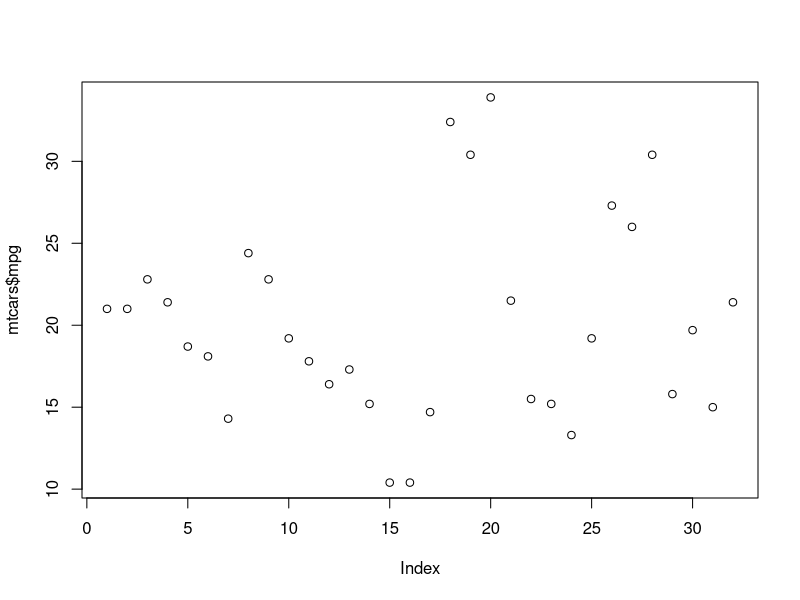
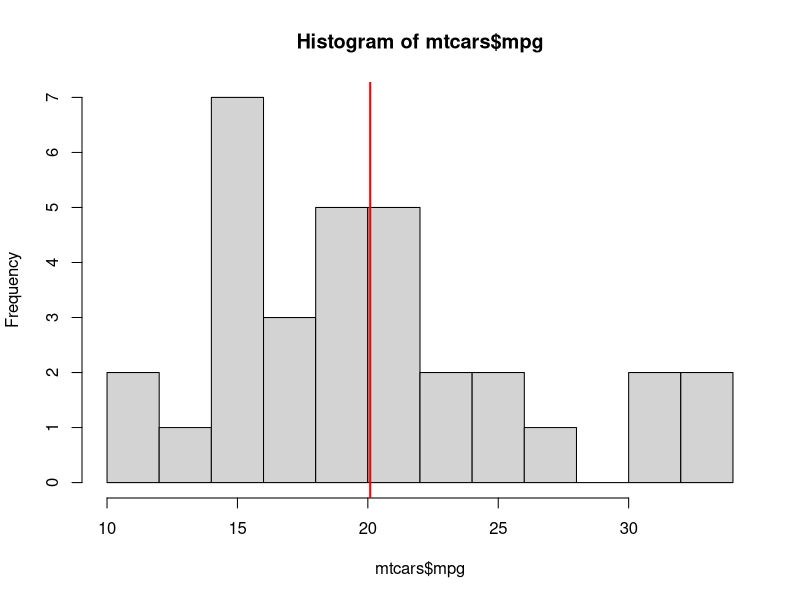
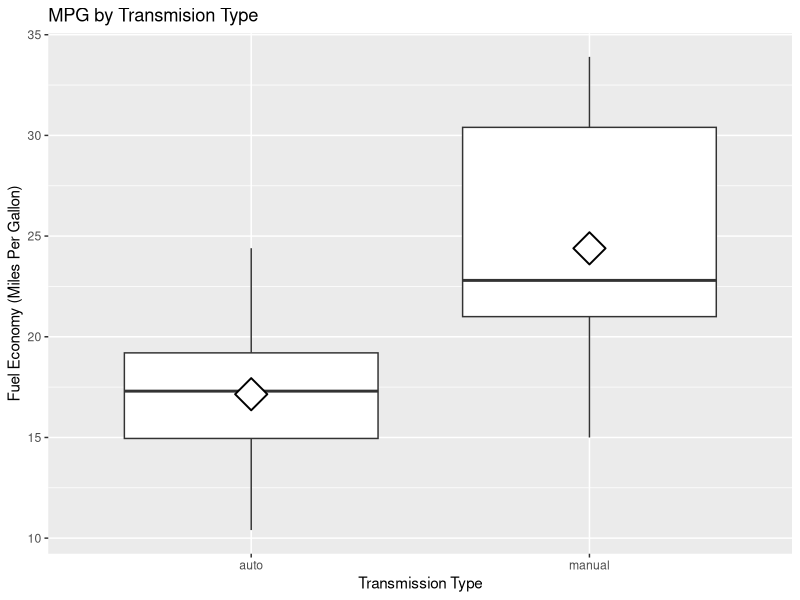
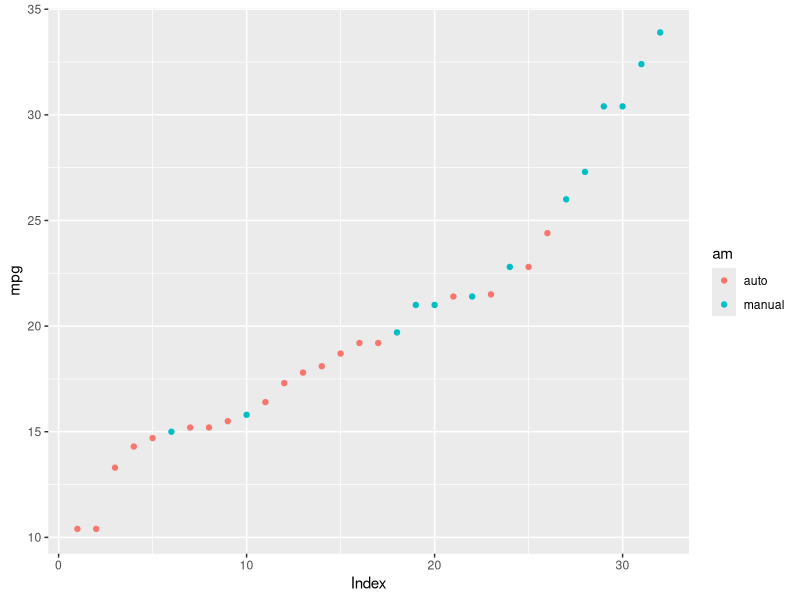
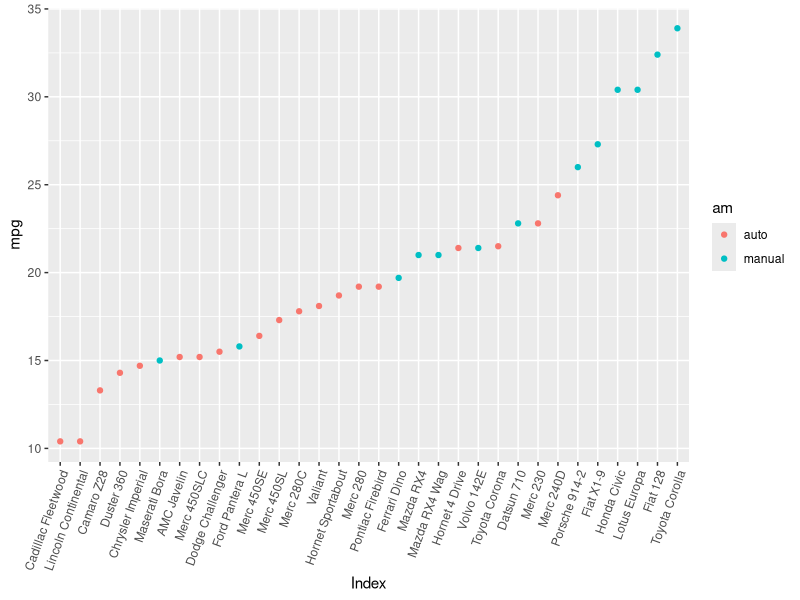
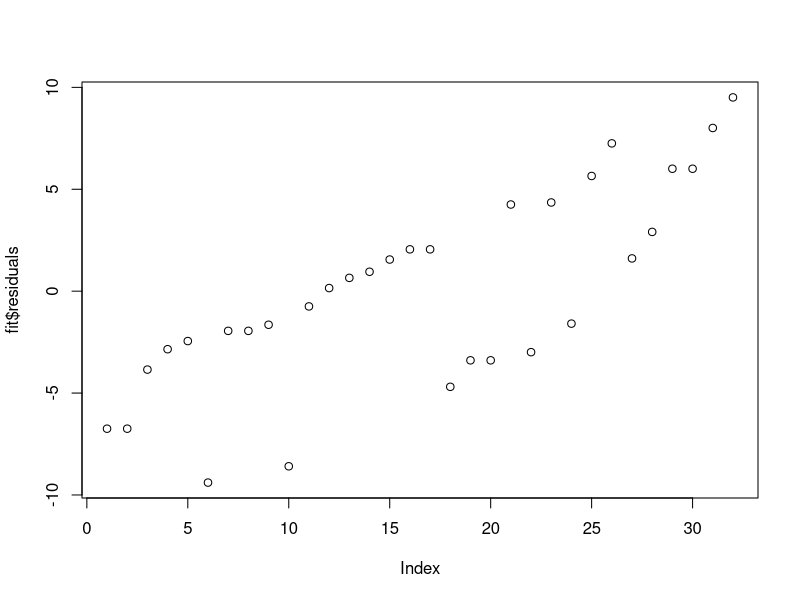
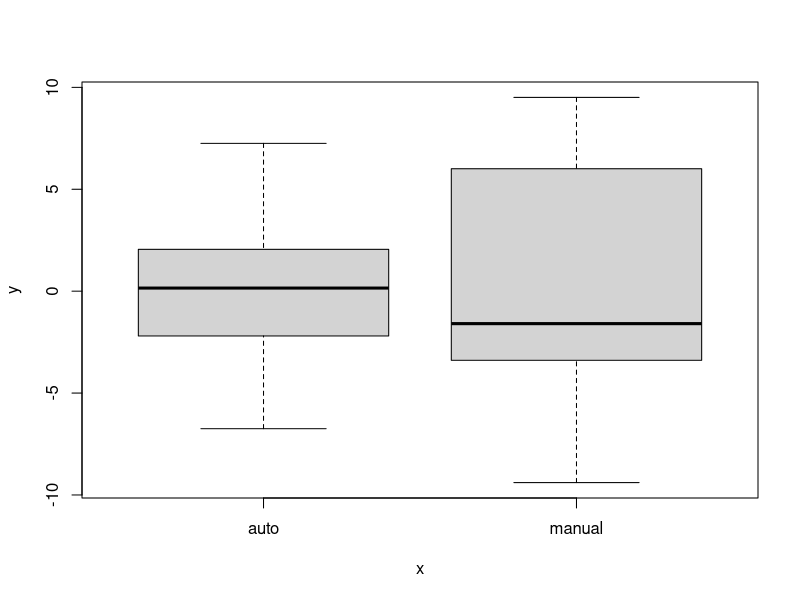
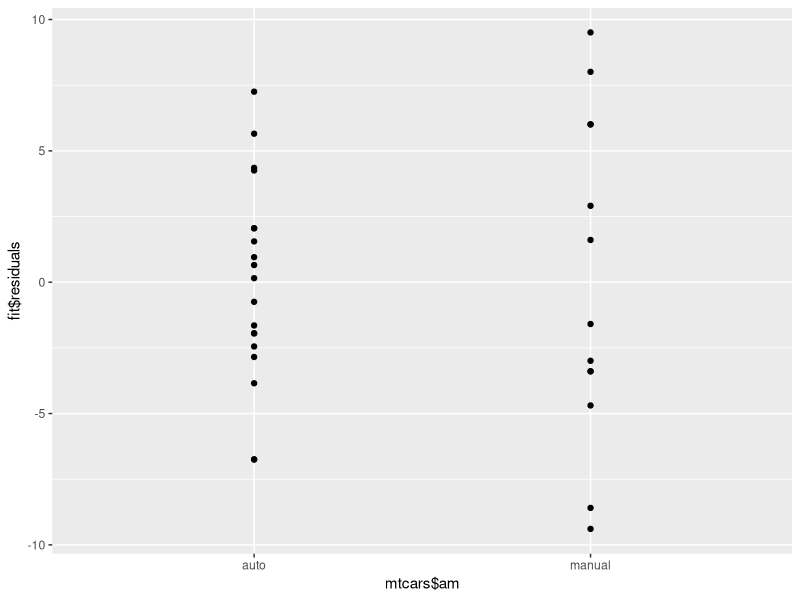

Write R code to recreate these figures, in order.
###MPG Analysis

###key questions
###Is an automatic or manual transmission better for MPG? Better = more MPG
###Quantify the MPG difference between automatic and manual transmissions-i.e. manual associated with XX additional mpg ctp

###load required packages
library(ggplot2)
library(plyr)


###grab the data

data("mtcars")
str(mtcars)
summary(mtcars$mpg)
head(mtcars)
?mtcars
###key stats
###32 obs of 11 vars including our  of interest

table(mtcars$am)
###19 automatics and 13 manuals so a relativley even split



###get trans type as a factor 
mtcars$am<-factor(mtcars$am)
levels(mtcars$am)<-c("auto","manual")

###Lets add vehicle type as a variable just for fun
mtcars$model<-row.names(mtcars)


plot(mtcars$mpg)
###from the scatter plot mpg is all over the map


hist(mtcars$mpg, breaks = 10)
abline(v=mean(mtcars$mpg), col="red", lwd=2)
###the hist is vaugely normal-a bit weight to the left with mean 20 mpg

g<-ggplot(mtcars, aes(x=am, y=mpg))
g<-g+geom_boxplot(notch = F)+xlab("Transmission Type")+ylab("Fuel Economy (Miles Per Gallon)")+ggtitle("MPG by Transmision Type")+stat_summary(fun.y = "mean",shape=23, size=2, fill="white")
g
###looks like a big difference in both center and spread based on transmission type.  Manual transmissions have higher average mpg and greater variability

###lets arrange in order of mpg
mtcars<-arrange(mtcars, mpg)
g<-ggplot(mtcars, aes(y=mpg, x=seq_along(mpg), color=am))+geom_point()+xlab("Index")
g

###lets add the models for fun 
g<-ggplot(mtcars, aes(y=mpg, x=reorder(model, mpg, sum), color=am))+geom_point()+xlab("Index")+theme(axis.text.x=element_text(angle=70, hjust=1, vjust=1))
g

###rather than a standard scatterplot-I've arranged by mpg and we can see that thse at the low end are almost all automatics 


###looks like pretty good initial evidence that transmision type does matter and that manual is associated with greater fuel economy.  But we haven't explored other variables.

###Ho: Mean(mpg|auto)-mean(mpg|manual)=0
###Ha: Mean(mpg|auto)-mean(mpg|manual)!=0

### We could do a quick t test to see if the difference is signficant
auto<-subset(mtcars, am=="auto")
manual<-subset(mtcars, am=="manual")

test<-t.test(auto$mpg, manual$mpg, paired = FALSE)

test$conf
test$p.value
###0 not included in confidence interval and pvalue less than .05 good evidence that theobserbved diffrence is statsically signficant 


###now lets fit a linear model with mpg as the outcome and transmision type as the predictor 

fit<-lm(mpg~am, mtcars)
summary(fit)

###the coeffcient on tranmission type 7.245 is statistically signficant and implies that all else being equal a car with manual transmision wil get 7.245 mpg more than one with an automatic 
###transmission.  The R2 indicates that transmission types explains 35.8% of the observed variation in fuel economy. 

plot(fit$residuals)
plot(mtcars$am, fit$residuals)
qplot(mtcars$am, fit$residuals)




